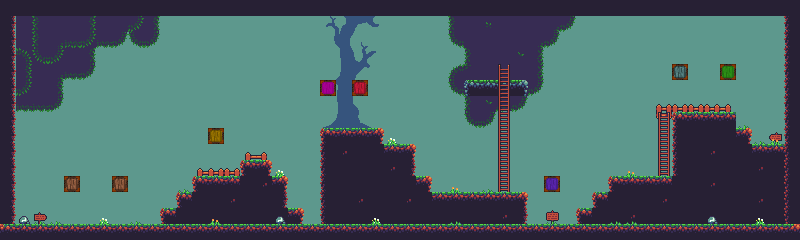

Tiled map render using the project's own tile images. Description and the map definition, with tile-layer contents summarised, below:
An orthogonal 50x15 tile map with 16x16 px tiles, 5 tile layers (background, bushes, timergunbox, graphics, ...), 2 tilesets and 33 objects.

<map version="1.0" orientation="orthogonal" renderorder="right-down" width="50" height="15" tilewidth="16" tileheight="16" nextobjectid="39">
 <tileset firstgid="1" name="BasicTiles" tilewidth="16" tileheight="16" tilecount="136" columns="17">
  <image source="BasicTiles.png" trans="ff00ff" width="272" height="128" />
 </tileset>
 <tileset firstgid="137" name="crates" tilewidth="16" tileheight="16" tilecount="8" columns="8">
  <image source="crates.png" trans="ff00ff" width="128" height="16" />
 </tileset>
 <layer name="background" width="50" height="15">
  <data>[750 cells, 750 non-empty, 2 distinct tile ids]</data>
 </layer>
 <layer name="bushes" width="50" height="15">
  <data>[750 cells, 126 non-empty, 55 distinct tile ids]</data>
 </layer>
 <layer name="timergunbox" width="50" height="15">
  <data>[750 cells, 8 non-empty, 1 distinct tile ids]</data>
 </layer>
 <layer name="graphics" width="50" height="15">
  <data>[750 cells, 274 non-empty, 21 distinct tile ids]</data>
 </layer>
 <layer name="plantsnstuff" width="50" height="15">
  <data>[750 cells, 44 non-empty, 19 distinct tile ids]</data>
 </layer>
 <objectgroup name="ground">
  <object id="4" x="0" y="224" width="800" height="16" />
  <object id="5" x="0" y="0" width="800" height="16" />
  <object id="6" x="0" y="16" width="16" height="208" />
  <object id="7" x="784" y="16" width="16" height="208" />
  <object id="17" x="160" y="208" width="16" height="16" />
  <object id="18" x="176" y="192" width="16" height="16" />
  <object id="19" x="192" y="176" width="48" height="16" />
  <object id="20" x="240" y="160" width="32" height="16" />
  <object id="22" x="272" y="176" width="16" height="32" />
  <object id="23" x="288" y="208" width="16" height="16" />
  <object id="25" x="320" y="128" width="64" height="16" />
  <object id="26" x="384" y="144" width="32" height="16" />
  <object id="27" x="416" y="176" width="16" height="16" />
  <object id="28" x="432" y="192" width="96" height="16" />
  <object id="29" x="320" y="144" width="16" height="48" />
  <object id="30" x="400" y="160" width="16" height="16" />
  <object id="31" x="576" y="208" width="16" height="16" />
  <object id="32" x="592" y="192" width="16" height="16" />
  <object id="33" x="608" y="176" width="64" height="16" />
  <object id="34" x="672" y="112" width="64" height="16" />
  <object id="35" x="736" y="128" width="16" height="16" />
  <object id="36" x="752" y="144" width="32" height="16" />
 </objectgroup>
 <objectgroup name="guns" />
 <objectgroup name="randomgunbox">
  <object id="1" x="112" y="176" width="16" height="16" />
  <object id="2" x="64" y="176" width="16" height="16" />
 </objectgroup>
 <objectgroup name="bluegunbox">
  <object id="12" x="672" y="64" width="16" height="16" />
 </objectgroup>
 <objectgroup name="greengunbox">
  <object id="13" x="720" y="64" width="16" height="16" />
 </objectgroup>
 <objectgroup name="pinkgunbox">
  <object id="11" x="320" y="80" width="16" height="16" />
 </objectgroup>
 <objectgroup name="purplegunbox">
  <object id="10" x="544" y="176" width="16" height="16" />
 </objectgroup>
 <objectgroup name="redgunbox">
  <object id="9" x="352" y="80" width="16" height="16" />
 </objectgroup>
 <objectgroup name="yellowgunbox">
  <object id="8" x="208" y="128" width="16" height="16" />
 </objectgroup>
 <objectgroup name="ladders">
  <object id="14" x="496" y="64" width="16" height="128" />
  <object id="38" x="656" y="112" width="16" height="64" />
 </objectgroup>
 <objectgroup name="semisolid">
  <object id="37" x="464" y="80" width="64" height="2.76728" />
 </objectgroup>
</map>